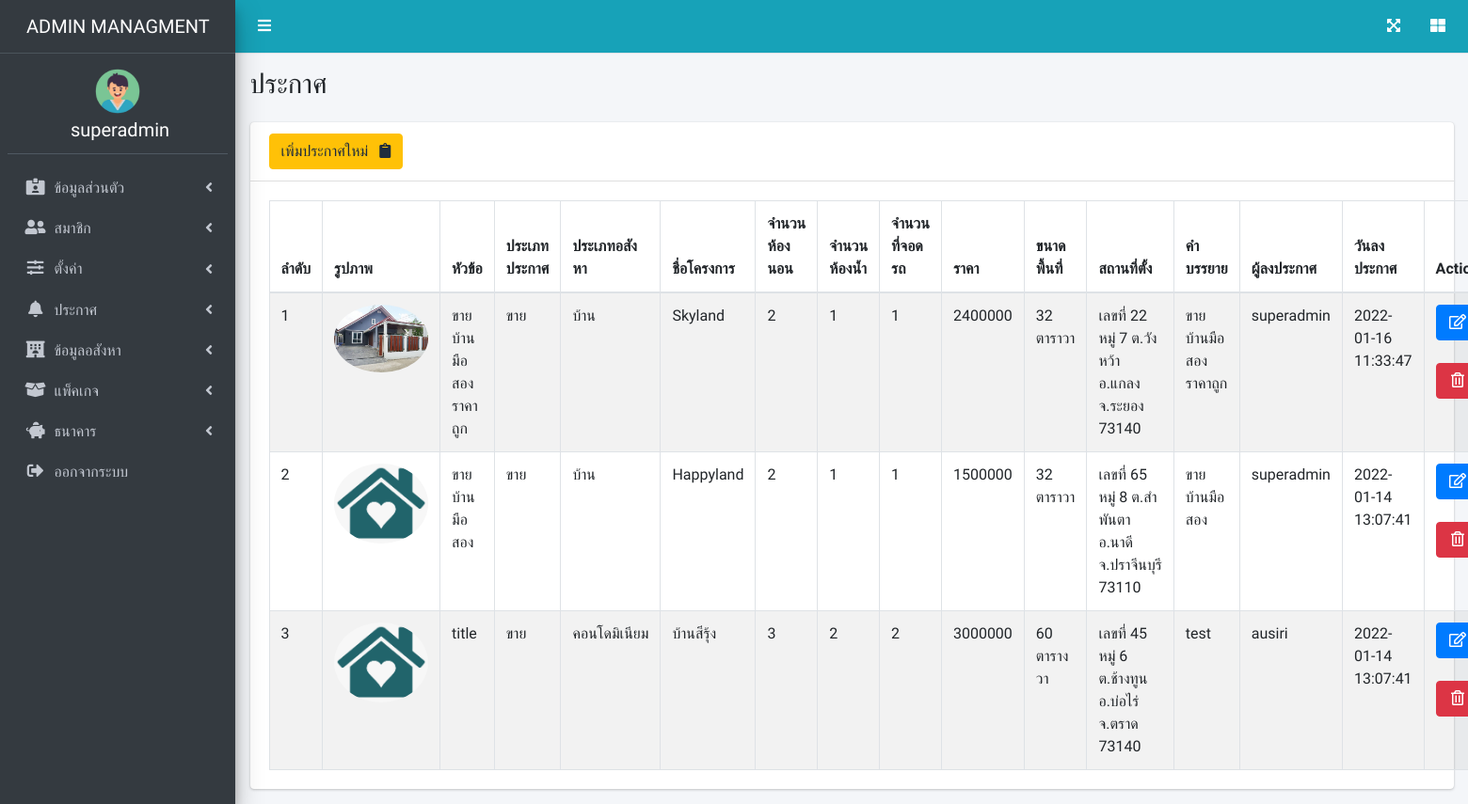
/page/advertise.php (signed in), run on an earlier commit of the app's database.
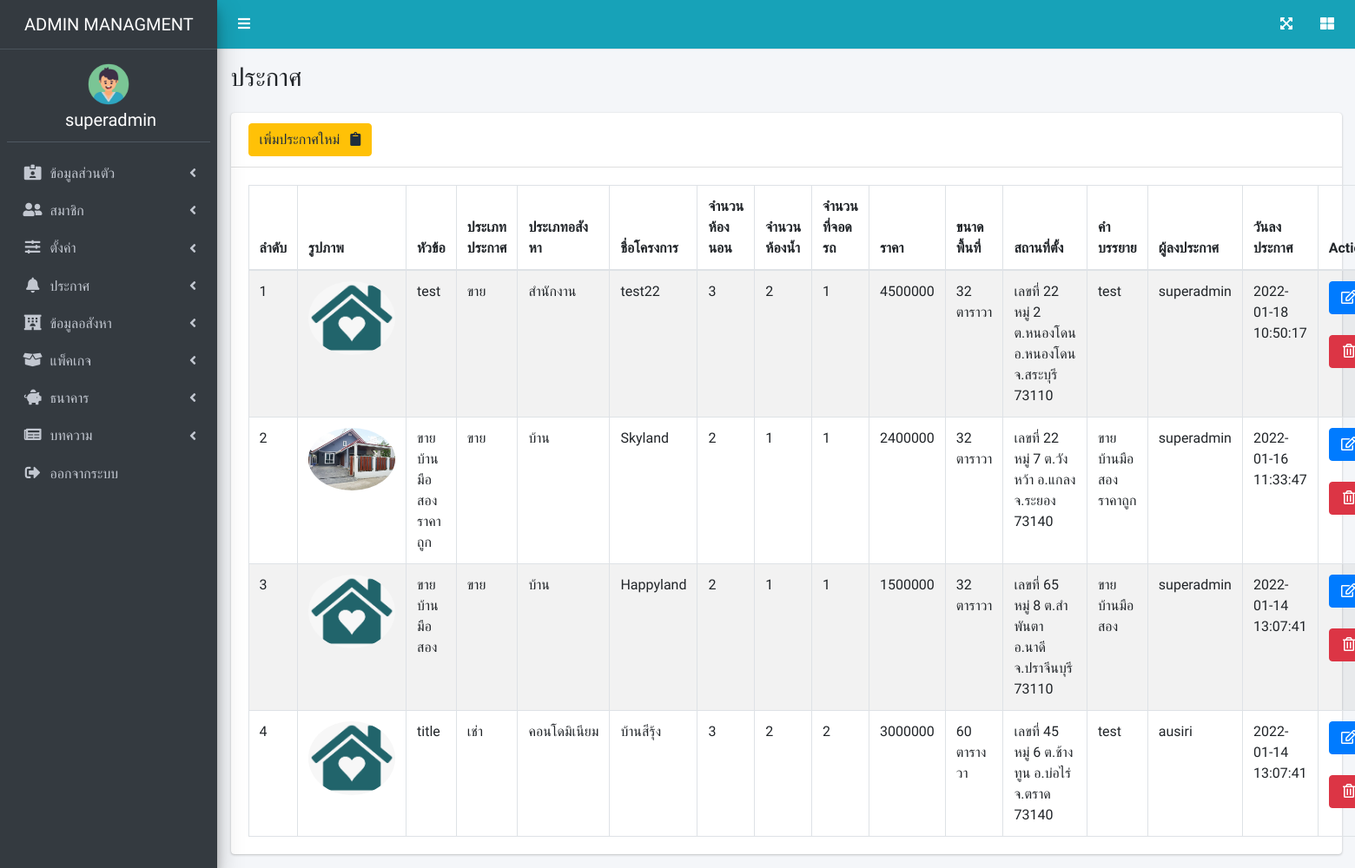
And on a later commit of the database.
### tables this page shows
CREATE TABLE `users` (
  `u_id` int(100) NOT NULL,
  `name` varchar(200) NOT NULL,
  `email` varchar(200) NOT NULL,
  `password` varchar(200) NOT NULL,
  `address` varchar(255) NOT NULL,
  `tel` varchar(10) NOT NULL,
  `id_card` varchar(20) DEFAULT NULL,
  `birth_date` date NOT NULL,
  `company` varchar(255) DEFAULT NULL,
  `img` varchar(255) NOT NULL DEFAULT 'user.png',
  `utype` varchar(20) NOT NULL,
  `ustatus` enum('1','0') NOT NULL,
  `ul_id` int(255) NOT NULL
);

CREATE TABLE `user_role_type` (
  `id` int(10) NOT NULL,
  `name` varchar(255) NOT NULL,
  `type_icon` varchar(255) NOT NULL
);

CREATE TABLE `advertise` (
  `a_id` int(200) NOT NULL,
  `atype_id` int(200) NOT NULL,
  `ptype_id` int(200) NOT NULL,
  `l_id` int(200) NOT NULL,
  `pd_id` int(200) NOT NULL,
  `title` varchar(255) NOT NULL,
  `note` varchar(255) NOT NULL,
  `u_id` int(11) NOT NULL,
  `date` datetime NOT NULL DEFAULT current_timestamp()
);

CREATE TABLE `property_detail` (
  `pd_id` int(255) NOT NULL,
  `l_id` int(255) NOT NULL,
  `project_name` varchar(255) DEFAULT NULL,
  `bedroom` varchar(255) NOT NULL,
  `bathroom` varchar(255) NOT NULL,
  `parking` varchar(255) NOT NULL,
  `price` varchar(255) NOT NULL,
  `space_area` varchar(255) NOT NULL,
  `img_video` varchar(255) NOT NULL DEFAULT 'home.png',
  `ptype_id` int(200) NOT NULL,
  `u_id` int(11) NOT NULL,
  `pd_status` enum('1','0') NOT NULL
);

CREATE TABLE `advertise_type` (
  `atype_id` int(10) NOT NULL,
  `type` varchar(255) NOT NULL,
  `at_status` enum('1','0') NOT NULL
);

CREATE TABLE `property_type` (
  `ptype_id` int(255) NOT NULL,
  `p_type` varchar(255) NOT NULL,
  `pt_status` enum('1','0') NOT NULL
);

CREATE TABLE `location_property` (
  `l_id` int(255) NOT NULL,
  `house_no` varchar(255) DEFAULT NULL,
  `village_no` varchar(255) DEFAULT NULL,
  `lane` varchar(255) DEFAULT NULL,
  `road` varchar(255) DEFAULT NULL,
  `province_id` int(255) DEFAULT NULL,
  `amphure_id` int(255) DEFAULT NULL,
  `district_id` int(255) DEFAULT NULL,
  `postal_code` varchar(255) DEFAULT NULL,
  `latitude` varchar(255) DEFAULT NULL,
  `longitude` varchar(255) DEFAULT NULL,
  `u_id` int(11) NOT NULL
);

### page/advertise.php (the view, shortened to what this page needs)
<?php
require_once('../dbconnect.php');
if ($_SESSION['utype'] == 'admin' || $_SESSION['utype'] == 'staff') {
    $sql2 = "SELECT advertise.a_id,advertise.title,advertise.note,advertise.atype_id,advertise_type.type,advertise.date,property_detail.project_name,property_detail.bedroom,property_detail.bathroom,property_detail.parking,
property_detail.price,property_detail.space_area,property_detail.img_video,location_property.house_no, location_property.l_id,
location_property.village_no,location_property.lane,location_property.road,location_property.province_id,location_property.district_id,
location_property.amphure_id,location_property.postal_code,location_property.latitude,location_property.longitude,property_type.p_type,users.name,users.tel,users.email,users.company
FROM (((((advertise
    LEFT  JOIN advertise_type ON advertise.atype_id = advertise_type.atype_id)
    LEFT  JOIN location_property ON advertise.l_id = location_property.l_id)
    LEFT  JOIN property_detail ON advertise.pd_id = property_detail.pd_id)
    LEFT  JOIN property_type ON advertise.ptype_id = property_type.ptype_id)
    LEFT  JOIN users ON advertise.u_id = users.u_id)
    ORDER BY a_id DESC ";
    $result2 = mysqli_query($con, $sql2) or die(mysqli_error($con));
    $sql3 = "SELECT location_property.l_id,location_property.province_id,location_property.amphure_id,location_property.district_id,
    provinces.name_th,amphures.aname_th,districts.dname_th
FROM (((location_property
INNER  JOIN provinces ON location_property.province_id = provinces.id)
INNER  JOIN amphures ON location_property.amphure_id = amphures.id)
INNER JOIN districts ON location_property.district_id = districts.id)
 ";
    $result3 = mysqli_query($con, $sql3)  or die(mysqli_error($con));
}
$order = 1;
?>
<!DOCTYPE html>
<html lang="en">
<head>
    <link rel="stylesheet" href="https://cdnjs.cloudflare.com/ajax/libs/font-awesome/5.15.3/css/all.min.css" />
    <link rel="stylesheet" href="../css/adminlte.min.css">
    <link rel="stylesheet" href="../css/dataTables.bootstrap4.min.css">
    <link rel="stylesheet" href="../css/responsive.bootstrap4.min.css">
    <link rel="stylesheet" href="../css/buttons.bootstrap4.min.css">
    <link rel="stylesheet" href="../css/switch_insurance.css">
</head>
<body class="hold-transition sidebar-mini">
    <?php require('admin_nav.php') ?>
    <div class="content-wrapper">
        <section class="content-header">
            <div class="container-fluid">
                <div class="row mb-2">
                    <div class="col-sm-6">
                        <h1 style="text-transform: uppercase">ประกาศ</h1>
                    </div>
                </div>
            </div>
        </section>
        <section class="content">
            <div class="container-fluid ">
                <div class="row">
                    <div class="col-12">
                        <div class="card">
                            <div class="card-header">
                                <a href="addadvertise.php" class="btn btn-warning ">เพิ่มประกาศใหม่ &nbsp; <i class="fas fa-clipboard"></i></a>
                            </div>
                            <div class="card-body">
                                <table id="example1" class="table table-bordered table-striped">
                                    <thead>
                                        <tr>
                                            <th>ลำดับ</th>
                                            <th>รูปภาพ</th>
                                            <th>หัวข้อ</th>
                                            <th>ประเภทประกาศ</th>
                                            <th>ประเภทอสังหา</th>
                                            <th>ชื่อโครงการ</th>
                                            <th>จำนวนห้องนอน</th>
                                            <th>จำนวนห้องน้ำ</th>
                                            <th>จำนวนที่จอดรถ</th>
                                            <th>ราคา</th>
                                            <th>ขนาดพื้นที่</th>
                                            <th>สถานที่ตั้ง</th>
                                            <th>คำบรรยาย</th>
                                            <th>ผู้ลงประกาศ</th>
                                            <th>วันลงประกาศ</th>
                                            <th>Action</th>
                                        </tr>
                                    </thead>
                                    <tbody>
                                        <?php while ($row2 = mysqli_fetch_array($result2)) {
                                            $h_no = "เลขที่";
                                            $v_no = "หมู่"; ?>
                                            <tr>
                                                <td><?php echo $order++ ?></td>
                                                <td><img src="../p_img/<?php echo $row2['img_video'] ?>" style="border-radius:50%" width="100"></td>
                                                <td><?php echo $row2['title']; ?></td>
                                                <td><?php echo $row2['type']; ?></td>
                                                <td><?php echo $row2['p_type']; ?></td>
                                                <td><?php echo $row2['project_name']; ?></td>
                                                <td><?php echo $row2['bedroom']; ?></td>
                                                <td><?php echo $row2['bathroom']; ?></td>
                                                <td><?php echo $row2['parking']; ?></td>
                                                <td><?php echo $row2['price']; ?></td>
                                                <td><?php echo $row2['space_area']; ?></td>
                                                <td><?php if ($row2['house_no'] != '') {
                                                        echo $h_no . " " . $row2['house_no'];
                                                    } ?> <?php if ($row2['village_no'] != '') {
                                                                echo $v_no . " " . $row2['village_no'];
                                                            } ?>
                                                    <?php foreach ($result3 as $value) {
                                                        if ($value['l_id'] == $row2['l_id']) {
                                                            echo 'ต.' . $value['dname_th'] . ' ';
                                                            echo 'อ.' . $value['aname_th'] . ' ';
                                                            echo 'จ.' . $value['name_th'] . ' ';
                                                        }
                                                    } ?>
                                                    <?php echo $row2['postal_code']; ?>
                                                </td>
                                                <td><?php echo $row2['note']; ?></td>
                                                <td><?php echo $row2['name']; ?></td>
                                                <td><?php echo $row2['date']; ?></td>
                                                <td class="text-center">
                                                    <a href="edit_advertise.php?id=<?php echo $row2['a_id']; ?>" class="btn btn-primary m-auto d-block"><i class="far fa-edit" ></a></i>&nbsp;
                                                    <a href="../backend/deladvertise.php?id=<?php echo $row2['a_id']; ?>" onclick="return confirm('Are you sure to delete ?')" class="btn btn-danger m-auto d-block"><i class="far fa-trash-alt"></i></a></td>
                                            </tr>
                                        <?php  } ?>
                                    </tbody>
                                </table>
                            </div>
                        </div>
                    </div>
                </div>
</body>
</html>

### page/admin_nav.php (shortened to what this page needs)
<?php
require_once('../dbconnect.php');
$u_id = $_SESSION['u_id'];
$sql_id = "SELECT * FROM users WHERE u_id = $u_id ";
$result_id = mysqli_query($con, $sql_id);
$row_id = mysqli_fetch_array($result_id);
$sqlrt = "SELECT * FROM user_role_type  ";
$resultrt = mysqli_query($con, $sqlrt);
?>
<div class="wrapper">
    <nav class="main-header navbar navbar-expand navbar-info ">
        <ul class="navbar-nav">
            <li class="nav-item">
                <a class="nav-link" data-widget="pushmenu" href="#" role="button"><i class="fas fa-bars" style="color: white;"></i></a>
            </li>
        </ul>
        <ul class="navbar-nav ml-auto">
            <li class="nav-item">
                <a class="nav-link" data-widget="fullscreen" href="#" role="button">
                    <i class="fas fa-expand-arrows-alt" style="color: white;"></i>
                </a>
            </li>
            <li class="nav-item">
                <a class="nav-link" data-widget="control-sidebar" data-slide="true" href="#" role="button">
                    <i class="fas fa-th-large" style="color: white;"></i>
                </a>
            </li>
        </ul>
    </nav>
    <aside class="main-sidebar sidebar-dark-primary elevation-4">
        <a href="index.php" class="brand-link">
            <span class="brand-text font-weight-light" style="margin-left: 20px; text-transform: uppercase;"><?php echo $row_id['utype']; ?> Managment</span>
        </a>
        <div class="sidebar">
            <div class="user-panel mt-3 mb-3 d-block">
                <?php
                if ($_SESSION['utype'] == 'admin' || $_SESSION['utype'] == 'staff' || $_SESSION['utype'] == 'agent') {
                ?>
                    <img class="d-block m-auto" style="border-radius:50% ; width:3rem;" src="../m_img/<?php echo $row_id['img'] ?>" width="150" alt="img">
                <?php
                }
                ?>
                <div class="info d-block text-center ">
                    <h5 style="color:white;"><?php echo $row_id['name']; ?></h5>
                </div>
            </div>
            <nav class="mt-2" id="connavbar">
                <ul class="nav nav-pills nav-sidebar flex-column" data-widget="treeview" role="menu" data-accordion="false">
                    <?php
                    if ($_SESSION['utype'] == 'admin') {
                        while ($rowrt = mysqli_fetch_array($resultrt)) {
                            echo " <li class='nav-item'>
            <a href='#' class='nav-link'>
              <i class='nav-icon $rowrt[type_icon]'></i>
              <p>
               $rowrt[name]
                <i class='fas fa-angle-left right'></i>
              </p>
            </a>
            <ul class='nav nav-treeview'>";
                            echo  "</ul></li>";
                        }
                    }
                    ?>
                    <li class="nav-item">
                        <a href="logout.php" class="nav-link" id="btnLogOut" onclick="logOut();">
                            <i class="nav-icon fas fa-sign-out-alt"></i>
                            <p>
                                ออกจากระบบ
                            </p>
                        </a>
                    </li>
                </ul>
            </nav>
        </div>
    </aside>

### page/admin_nav.php (style rules this page uses)
* { font-family: 'Prompt', sans-serif; }

What changed in the data, as far as the page shows it:
added user_role_type: name "บทความ"
added advertise: pd.img_video (picture), title "test", atype.type "ขาย", ptype.p_type "สำนักงาน", pd.project_name "test22", pd.bedroom "3", pd.bathroom "2", pd.parking "1", pd.price "4500000", pd.space_area "32 ตาราวา", h_no "เลขที่", l.house_no "22", v_no "หมู่", l.village_no "2", dname_th "หนองโดน", aname_th "หนองโดน", name_th "สระบุรี", l.postal_code "73110", note "test", u.name "superadmin", date "2022-01-18 10:50:17"
changed advertise "title": atype.type "ขาย" → "เช่า"
